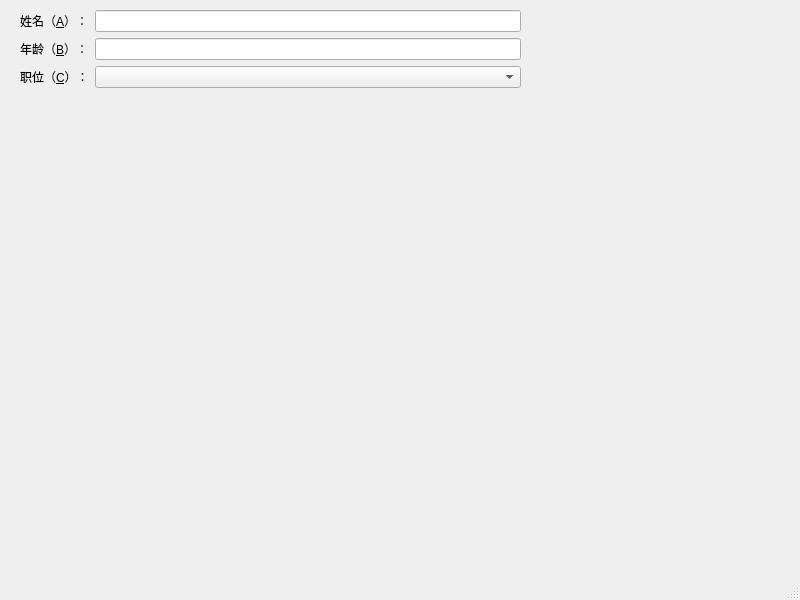
<?xml version="1.0" encoding="UTF-8"?>
<ui version="4.0">
 <class>MainWindow</class>
 <widget class="QMainWindow" name="MainWindow">
  <property name="geometry">
   <rect>
    <x>0</x>
    <y>0</y>
    <width>800</width>
    <height>600</height>
   </rect>
  </property>
  <property name="windowTitle">
   <string>MainWindow</string>
  </property>
  <widget class="QWidget" name="centralwidget">
   <widget class="QWidget" name="formLayoutWidget">
    <property name="geometry">
     <rect>
      <x>20</x>
      <y>10</y>
      <width>501</width>
      <height>371</height>
     </rect>
    </property>
    <layout class="QFormLayout" name="formLayout">
     <item row="0" column="1">
      <widget class="QLineEdit" name="lineEdit"/>
     </item>
     <item row="0" column="0">
      <widget class="QLabel" name="label">
       <property name="text">
        <string>姓名（&amp;A）：</string>
       </property>
       <property name="buddy">
        <cstring>lineEdit</cstring>
       </property>
      </widget>
     </item>
     <item row="1" column="0">
      <widget class="QLabel" name="label_2">
       <property name="text">
        <string>年龄（&amp;B）：</string>
       </property>
       <property name="buddy">
        <cstring>lineEdit_2</cstring>
       </property>
      </widget>
     </item>
     <item row="1" column="1">
      <widget class="QLineEdit" name="lineEdit_2"/>
     </item>
     <item row="2" column="0">
      <widget class="QLabel" name="label_3">
       <property name="text">
        <string>职位（&amp;C）：</string>
       </property>
       <property name="buddy">
        <cstring>comboBox</cstring>
       </property>
      </widget>
     </item>
     <item row="2" column="1">
      <widget class="QComboBox" name="comboBox"/>
     </item>
    </layout>
   </widget>
  </widget>
  <widget class="QMenuBar" name="menubar">
   <property name="geometry">
    <rect>
     <x>0</x>
     <y>0</y>
     <width>800</width>
     <height>26</height>
    </rect>
   </property>
  </widget>
  <widget class="QStatusBar" name="statusbar"/>
 </widget>
 <resources/>
 <connections/>
</ui>
